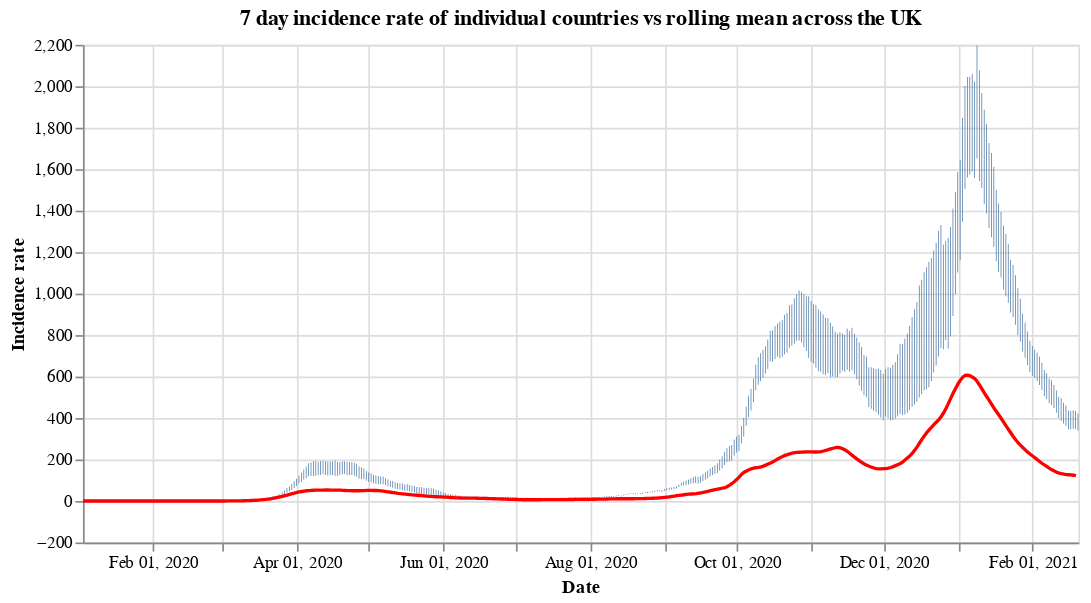

The notebook cell this image was saved under:
### Code cell
#collapse
countries = uk_cases['areaName'].unique()
countries.sort()

selection = alt.selection_single(
    name='Select',
    fields=['areaName'],
    init={'areaName': 'Wales'},
    bind={'areaName': alt.binding_select(options=countries)}
)

# scatter plot, modify opacity based on selection
bars = alt.Chart(uk_cases).mark_bar().add_selection(
    selection
).encode(
    x=alt.X("yearmonthdate(date):T", axis=alt.Axis(title='Date')),
    y=alt.Y("weeklyCasesRate:Q", axis=alt.Axis(title='Incidence rate')),
    tooltip='weeklyCasesRate:Q',
    opacity=alt.condition(selection, alt.value(1), alt.value(0))
).properties(title=f'7 day incidence rate of individual countries vs rolling mean across the UK', width=600)

line = alt.Chart(overview_cases).mark_line(
    color='red',
    size=2,
).transform_window(
    rolling_mean='mean(weeklyCasesRate)',
    frame=[0, 7]
).encode(
    x='yearmonthdate(date):T',
    y='rolling_mean:Q'
)

alt.layer(bars, line)

### Figure 1 — Vega-Lite specification as saved in the notebook (floating-point values rounded to 4 significant figures; data arrays with more than 128 entries replaced by an {"elided": "..."} marker saying what was removed)
{"config": {"view": {"continuousWidth": 400, "continuousHeight": 300}}, "layer": [{"data": {"name": "data-77226fb64f1bb400665f0605dbcbe428"}, "mark": "bar", "encoding": {"opacity": {"condition": {"value": 1, "selection": "Select"}, "value": 0}, "tooltip": {"type": "quantitative", "field": "weeklyCasesRate"}, "x": {"type": "temporal", "axis": {"title": "Date"}, "field": "date", "timeUnit": "yearmonthdate"}, "y": {"type": "quantitative", "axis": {"title": "Incidence rate"}, "field": "weeklyCasesRate"}}, "selection": {"Select": {"type": "single", "fields": ["areaName"], "init": {"areaName": "Wales"}, "bind": {"areaName": {"input": "select", "options": ["England", "Northern Ireland", "Scotland", "Wales"]}}}}, "title": "7 day incidence rate of individual countries vs rolling mean across the UK", "width": 600}, {"data": {"name": "data-f5a62ef070681ce3ec13abc13b7f8167"}, "mark": {"type": "line", "color": "red", "size": 2}, "encoding": {"x": {"type": "temporal", "field": "date", "timeUnit": "yearmonthdate"}, "y": {"type": "quantitative", "field": "rolling_mean"}}, "transform": [{"window": [{"op": "mean", "field": "weeklyCasesRate", "as": "rolling_mean"}], "frame": [0, 7]}]}], "$schema": "https://vega.github.io/schema/vega-lite/v4.8.1.json", "datasets": {"data-77226fb64f1bb400665f0605dbcbe428": {"elided": "1656 records"}, "data-f5a62ef070681ce3ec13abc13b7f8167": {"elided": "414 records"}}}
